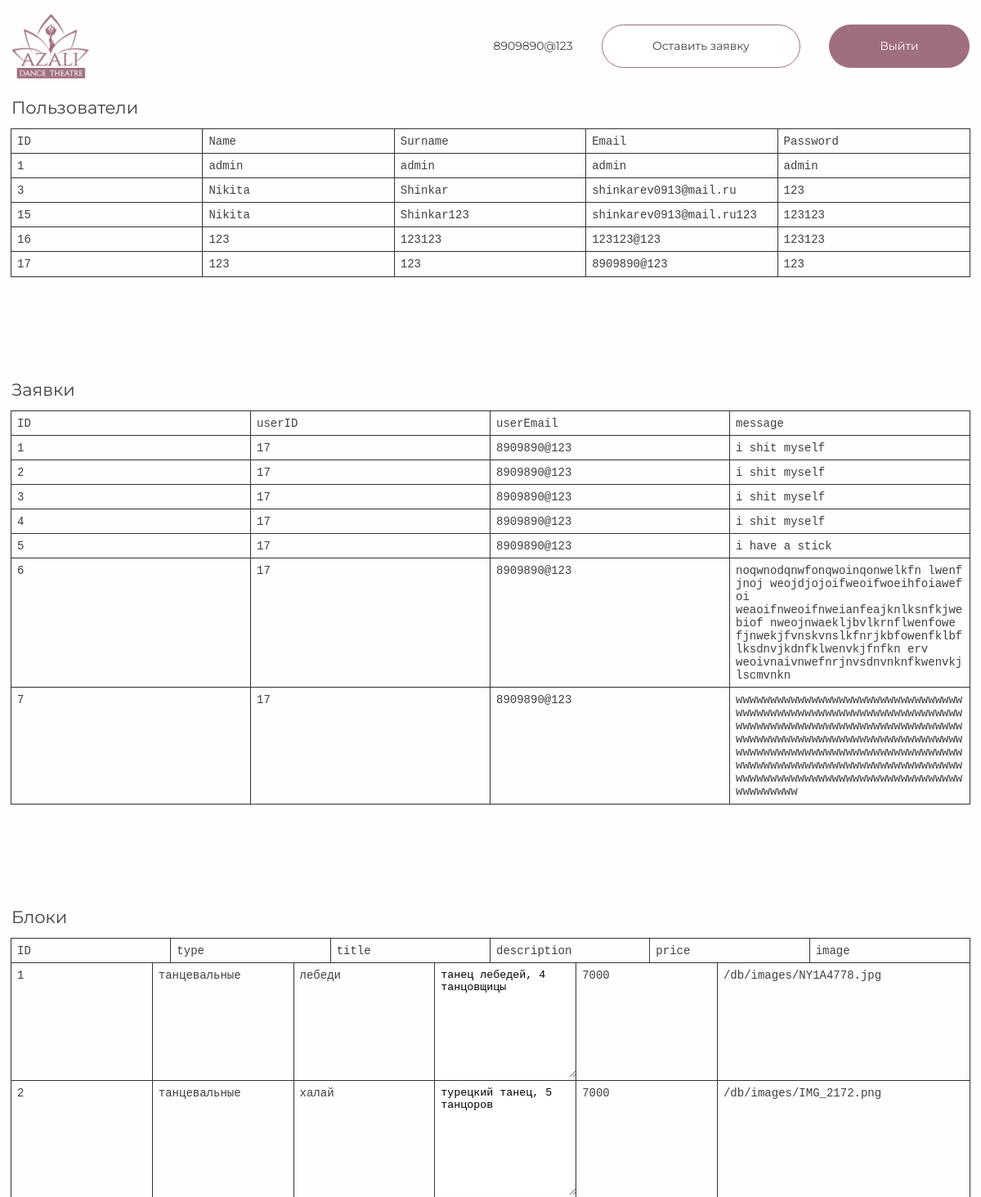
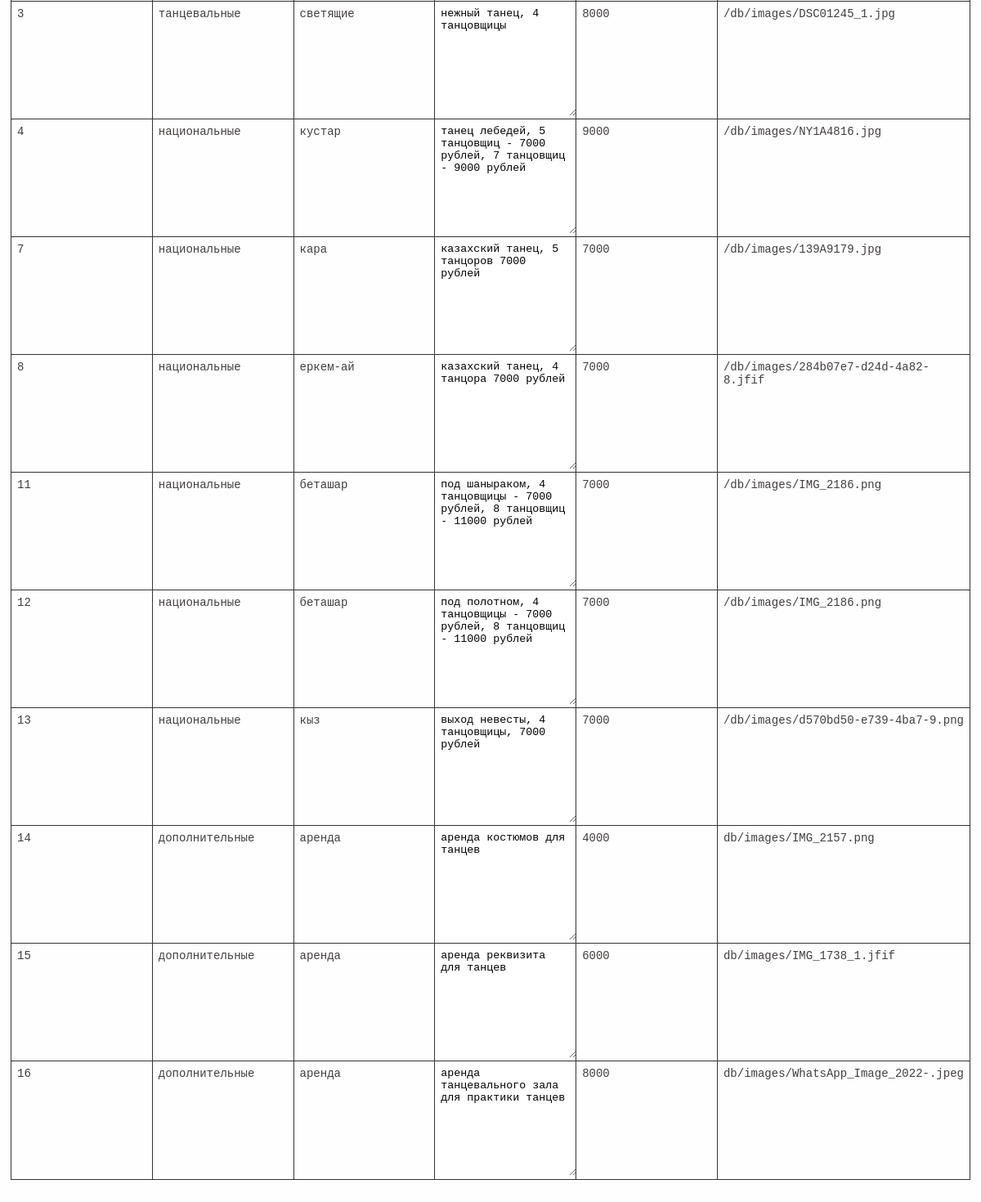
The page /admin.php (signed in) on the database its author committed (2 pictures, top to bottom).
### tables this page shows
CREATE TABLE `users` (
  `id` int NOT NULL,
  `name` varchar(255) NOT NULL,
  `surname` varchar(255) NOT NULL,
  `patronymic` varchar(255) NOT NULL,
  `numberPhone` varchar(255) NOT NULL,
  `email` varchar(255) NOT NULL,
  `password` varchar(255) NOT NULL,
  `role` varchar(255) NOT NULL DEFAULT 'user'
);

CREATE TABLE `applications` (
  `id` int NOT NULL,
  `userId` int NOT NULL,
  `userEmail` varchar(255) NOT NULL,
  `message` varchar(255) NOT NULL
);

CREATE TABLE `services` (
  `id` int NOT NULL,
  `type` varchar(255) NOT NULL,
  `title` varchar(255) NOT NULL,
  `description` varchar(255) NOT NULL,
  `price` int NOT NULL,
  `image` varchar(255) NOT NULL
);

### admin.php (called while the page is built)
<?php
include_once './components/global/head.php';
include_once './components/global/header.php';
include_once  './components/admin.php';
include_once './components/global/bottom.php';

### components/admin.php (the view, shortened to what this page needs)
<?php
$connection = $_SESSION['connection'];
$sqlResponse = "SELECT * FROM `users`";
$response = $connection -> query($sqlResponse);
$sqlResponse1 = "SELECT * FROM `applications`";
$response1 = $connection -> query($sqlResponse1);
$sqlResponse2 = "SELECT * FROM `services`";
$response2 = $connection -> query($sqlResponse2);
?>
<section class='wrapper adminWrapper'>
  <div class='inner admin'>
    <span class='adminTitle'>Пользователи</span>
    <div class='users'>
      <div>
        ID
      </div>
      <div>
        Name
      </div>
      <div>
        Surname
      </div>
      <div>
        Email
      </div>
      <div>
        Password
      </div>
      <?php
      while ($preparedData = mysqli_fetch_assoc($response)) {
        echo "
          <div>"
          . $preparedData['id'] .
          "</div>
          <div>"
          . $preparedData['name'] .
          "</div>
          <div>"
          . $preparedData['surname'] .
          "</div>
          <div>"
          . $preparedData['email'] .
          "</div>
          <div>"
          . $preparedData['password'] .
          "</div>";
      }
      ?>
    </div>
  </div>
  <div class='inner admin'>
    <span class='adminTitle'>Заявки</span>
    <div class='applications'>
      <div>
        ID
      </div>
      <div>
        userID
      </div>
      <div>
        userEmail
      </div>
      <div>
        message
      </div>
      <?php
      while ($preparedData = mysqli_fetch_assoc($response1)) {
        echo "
          <div>"
          . $preparedData['id'] .
          "</div>
          <div>"
          . $preparedData['userId'] .
          "</div>
          <div>"
          . $preparedData['userEmail'] .
          "</div>
          <div>"
          . $preparedData['message'] .
          "</div>";
      }
      ?>
    </div>
  </div>
  <div class='inner admin'>
    <span class='adminTitle'>Блоки</span>
    <div class='services'>
      <div>
        ID
      </div>
      <div>
        type
      </div>
      <div>
        title
      </div>
      <div>
        description
      </div>
      <div>
        price
      </div>
      <div>
        image
      </div>
      <form class="servicesForm" method="post" action="">
        <?php
        while ($preparedData = mysqli_fetch_assoc($response2)) {
          echo "
          <span>".$preparedData['id']."</span>
          <label><input type='text' value=".$preparedData['type']."></label>
          <label><input type='text' value=".$preparedData['title']."></label>
          <label><textarea>".$preparedData['description']."</textarea></label>
          <label><input type='number' value=".$preparedData['price']."></label>
          <span>".$preparedData['image']."</span>";
        }
        ?>
      </form>
    </div>
  </div>
</section>

### styles/globals.css (style rules this page uses)
body { --colorBackground: #fdfefd; --colorWhite: #fff; --colorPink: #a06f7d; --colorLightPink: #ae939b; --colorBlack: #433e3e; --fontSansSerif: Montserrat, sans-serif; --fontSerif: Prata, serif; }
html { background: #fdfefd; color: #433e3e; font-size: 14px; }
section { margin-top: 7.5rem; }
.wrapper { width: 100%; display: flex; justify-content: center; padding: 0 1rem; position: relative; }
.inner { width: min(100%, 88rem); }
.admin { display: flex; flex-direction: column; gap: 1rem; width: 100%; padding-bottom: 4rem; }
.adminWrapper { display: flex; flex-direction: column; gap: 4rem; padding-bottom: 4rem; }
.adminTitle { font-size: 1.5rem; margin-top: 1rem; }
.users { display: grid; grid-template-columns: repeat(5, 1fr); grid-auto-rows: 1fr; }
.applications { display: grid; grid-template-columns: repeat(4, 1fr); grid-auto-rows: min-content; grid-auto-flow: dense; }
.users > div, .applications > div { outline: #333 solid 1px; background: var(--colorBackground); padding: .5rem; font-family: monospace; word-wrap: anywhere; }
textarea { width: 100%; resize: vertical; min-height: 10rem; max-height: 30rem; border: none; outline: none; border-radius: inherit; padding: 1rem; }
.services { display: grid; grid-template-columns: repeat(6, 1fr); }
.services > div { outline: #333 solid 1px; background: var(--colorBackground); padding: .5rem; font-family: monospace; word-wrap: anywhere; }
.servicesForm { display: grid; grid-template-columns: repeat(6, 1fr); grid-column: 1/7; }
.servicesForm > * { outline: #333 solid 1px; background: var(--colorBackground); height: 100%; width: 100%; }
.servicesForm input, .servicesForm textarea, .servicesForm span { padding: .5rem; width: 100%; font-family: monospace; }

### rows shown on the page
users: id "1", name "admin", surname "admin", email "admin", password "admin"
users: id "3", name "Nikita", surname "Shinkar", email "shinkarev0913@mail.ru", password "123"
users: id "15", name "Nikita", surname "Shinkar123", email "shinkarev0913@mail.ru123", password "123123"
users: id "16", name "123", surname "123123", email "123123@123", password "123123"
users: id "17", name "123", surname "123", email "8909890@123", password "123"
applications: id "1", userId "17", userEmail "8909890@123", message "i shit myself"
applications: id "2", userId "17", userEmail "8909890@123", message "i shit myself"
applications: id "3", userId "17", userEmail "8909890@123", message "i shit myself"
applications: id "4", userId "17", userEmail "8909890@123", message "i shit myself"
applications: id "5", userId "17", userEmail "8909890@123", message "i have a stick"
applications: id "6", userId "17", userEmail "8909890@123", message "noqwnodqnwfonqwoinqonwelkfn lwenf jnoj weojdjojoifweoifwoeihfoiawef oi weaoifnweoifnweianfeajknlksnfkjwebiof nweojnwaekljbvlkrnflwenfowe fjnwekjfvnskvnslkfnrjkbfowenfklbflksdnvjkdnfklwenvkjfnfkn erv weoivnaivnwefnrjnvsdnvnknfkwenvkjlscmvnkn"
applications: id "7", userId "17", userEmail "8909890@123", message "wwwwwwwwwwwwwwwwwwwwwwwwwwwwwwwwwwwwwwwwwwwwwwwwwwwwwwwwwwwwwwwwwwwwwwwwwwwwwwwwwwwwwwwwwwwwwwwwwwwwwwwwwwwwwwwwwwwwwwwwwwwwwwwwwwwwwwwwwwwwwwwwwwwwwwwwwwwwwwwwwwwwwwwwwwwwwwwwwwwwwwwwwwwwwwwwwwwwwwwwwwwwwwwwwwwwwwwwwwwwwwwwwwwwwwwwwwwwwwww"
services: id "1", title "лебеди", description "танец лебедей, 4 танцовщицы", price "7000", image "/db/images/NY1A4778.jpg"
services: id "2", title "халай", description "турецкий танец, 5 танцоров", price "7000", image "/db/images/IMG_2172.png"
services: id "3", description "нежный танец, 4 танцовщицы", price "8000", image "/db/images/DSC01245_1.jpg"
services: id "4", title "кустар", description "танец лебедей, 5 танцовщиц - 7000 рублей, 7 танцовщиц - 9000 рублей", price "9000", image "/db/images/NY1A4816.jpg"
services: id "7", description "казахский танец, 5 танцоров 7000 рублей", price "7000", image "/db/images/139A9179.jpg"
services: id "8", title "еркем-ай", description "казахский танец, 4 танцора 7000 рублей", price "7000", image "/db/images/284b07e7-d24d-4a82-8.jfif"
services: id "11", title "беташар", description "под шаныраком, 4 танцовщицы - 7000 рублей, 8 танцовщиц - 11000 рублей", price "7000", image "/db/images/IMG_2186.png"
services: id "12", title "беташар", description "под полотном, 4 танцовщицы - 7000 рублей, 8 танцовщиц - 11000 рублей", price "7000", image "/db/images/IMG_2186.png"
services: id "13", description "выход невесты, 4 танцовщицы, 7000 рублей", price "7000", image "/db/images/d570bd50-e739-4ba7-9.png"
services: id "14", description "аренда костюмов для танцев", price "4000", image "db/images/IMG_2157.png"
services: id "15", description "аренда реквизита для танцев", price "6000", image "db/images/IMG_1738_1.jfif"
services: id "16", description "аренда танцевального зала для практики танцев", price "8000", image "db/images/WhatsApp_Image_2022-.jpeg"

### other values the page prints
$userEmail "8909890@123"
